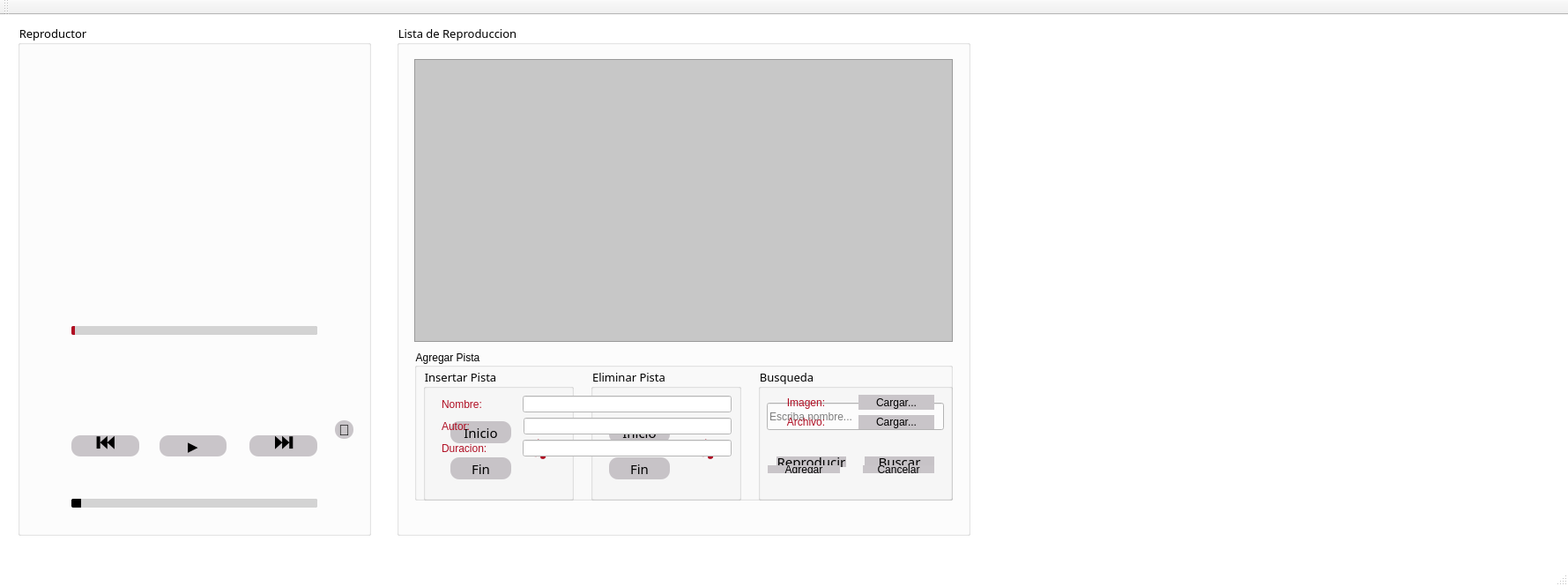
<?xml version="1.0" encoding="UTF-8"?>
<ui version="4.0">
 <class>Reproductor</class>
 <widget class="QMainWindow" name="Reproductor">
  <property name="geometry">
   <rect>
    <x>0</x>
    <y>0</y>
    <width>1779</width>
    <height>665</height>
   </rect>
  </property>
  <property name="font">
   <font>
    <pointsize>11</pointsize>
   </font>
  </property>
  <property name="windowTitle">
   <string>Reproductor</string>
  </property>
  <property name="styleSheet">
   <string notr="true">QListWidget{
	Background: #c7c7c7;
}

QListWidget::item:selected
{
    background: #858585;
}

QGroupBox {
	color: black;
}


QMainWindow {
	background-color: white;
	color: black;
}

QLabel {
	text-align: center;
}

QPushButton{
	
  
  	background: qlineargradient(#fff, #ccc), #c9c5c9;
  	border-radius: 10px;
  	border: 0 solid rgba(208,208,208,1.000);
 	width: 6px;
	height: 6px;
  	
}

QPushButton:hover:!pressed{
	background:#b9b9b9;

}

QLabel {
	color: #B00E23;
}

QSlider::groove:horizontal {
border: 1px solid #999999;
height: 8px;
border-radius: 2px;
}

QSlider::handle:horizontal {
width: 5px;
}

QSlider::add-page:qlineargradient {
background: lightgrey;
border-top-right-radius: 2px;
border-bottom-right-radius: 2px;
border-top-left-radius: 0px;
border-bottom-left-radius: 0px;
}

QSlider::sub-page:qlineargradient {
background: #B00E23;
border-top-right-radius: 0px;
border-bottom-right-radius: 0px;
border-top-left-radius: 2px;
border-bottom-left-radius: 2px;
}

QSlider::groove:horizontal {
border: 1px solid #999999;
height: 8px;
border-radius: 2px;
}

QSlider#sliderVolumen::handle:horizontal {
width: 18px;
}

QSlider#sliderVolumen::add-page:qlineargradient {
background: lightgrey;
border-top-right-radius: 2px;
border-bottom-right-radius: 2px;
border-top-left-radius: 0px;
border-bottom-left-radius: 0px;
}

QSlider#sliderVolumen::sub-page:qlineargradient {
background: black;
border-top-right-radius: 0px;
border-bottom-right-radius: 0px;
border-top-left-radius: 2px;
border-bottom-left-radius: 2px;
}

QLineEdit {
	background: white;
	color: black;
}

QPushButton#pushButtonCancel{
	
  
  	background: qlineargradient(#fff, #ccc), #c9c5c9;
  	border-radius: 10px;
  	border: 0 solid rgba(208,208,208,1.000);
 	width: 6px;
	height: 6px;
  	
}

QPushButton#pushButtonCancel:hover:!pressed{
	background: #B00E23;

}

</string>
  </property>
  <widget class="QWidget" name="centralWidget">
   <widget class="QGroupBox" name="groupBox">
    <property name="geometry">
     <rect>
      <x>20</x>
      <y>10</y>
      <width>401</width>
      <height>581</height>
     </rect>
    </property>
    <property name="font">
     <font>
      <family>Loma</family>
      <pointsize>10</pointsize>
     </font>
    </property>
    <property name="styleSheet">
     <string notr="true"/>
    </property>
    <property name="title">
     <string>Reproductor</string>
    </property>
    <widget class="QLabel" name="labelImagen">
     <property name="geometry">
      <rect>
       <x>80</x>
       <y>50</y>
       <width>251</width>
       <height>251</height>
      </rect>
     </property>
     <property name="text">
      <string/>
     </property>
    </widget>
    <widget class="QWidget" name="layoutWidget">
     <property name="geometry">
      <rect>
       <x>50</x>
       <y>330</y>
       <width>301</width>
       <height>233</height>
      </rect>
     </property>
     <layout class="QVBoxLayout" name="verticalLayout_2">
      <item>
       <layout class="QVBoxLayout" name="verticalLayout">
        <item>
         <widget class="QSlider" name="sliderRola">
          <property name="orientation">
           <enum>Qt::Horizontal</enum>
          </property>
         </widget>
        </item>
        <item>
         <spacer name="verticalSpacer">
          <property name="orientation">
           <enum>Qt::Vertical</enum>
          </property>
          <property name="sizeType">
           <enum>QSizePolicy::Fixed</enum>
          </property>
          <property name="sizeHint" stdset="0">
           <size>
            <width>20</width>
            <height>10</height>
           </size>
          </property>
         </spacer>
        </item>
        <item>
         <widget class="QLabel" name="labelNombre">
          <property name="font">
           <font>
            <family>Loma</family>
            <pointsize>14</pointsize>
            <weight>75</weight>
            <bold>true</bold>
           </font>
          </property>
          <property name="text">
           <string/>
          </property>
          <property name="alignment">
           <set>Qt::AlignCenter</set>
          </property>
         </widget>
        </item>
        <item>
         <spacer name="verticalSpacer_2">
          <property name="orientation">
           <enum>Qt::Vertical</enum>
          </property>
          <property name="sizeType">
           <enum>QSizePolicy::Fixed</enum>
          </property>
          <property name="sizeHint" stdset="0">
           <size>
            <width>20</width>
            <height>10</height>
           </size>
          </property>
         </spacer>
        </item>
        <item>
         <widget class="QLabel" name="labelArtista">
          <property name="font">
           <font>
            <family>Loma</family>
            <pointsize>12</pointsize>
            <weight>50</weight>
            <bold>false</bold>
           </font>
          </property>
          <property name="text">
           <string/>
          </property>
          <property name="alignment">
           <set>Qt::AlignCenter</set>
          </property>
         </widget>
        </item>
        <item>
         <spacer name="verticalSpacer_3">
          <property name="orientation">
           <enum>Qt::Vertical</enum>
          </property>
          <property name="sizeHint" stdset="0">
           <size>
            <width>20</width>
            <height>15</height>
           </size>
          </property>
         </spacer>
        </item>
       </layout>
      </item>
      <item>
       <spacer name="verticalSpacer_4">
        <property name="orientation">
         <enum>Qt::Vertical</enum>
        </property>
        <property name="sizeType">
         <enum>QSizePolicy::Fixed</enum>
        </property>
        <property name="sizeHint" stdset="0">
         <size>
          <width>20</width>
          <height>10</height>
         </size>
        </property>
       </spacer>
      </item>
      <item>
       <layout class="QHBoxLayout" name="horizontalLayout">
        <item>
         <widget class="QPushButton" name="botonAtras">
          <property name="sizePolicy">
           <sizepolicy hsizetype="Expanding" vsizetype="Expanding">
            <horstretch>0</horstretch>
            <verstretch>0</verstretch>
           </sizepolicy>
          </property>
          <property name="font">
           <font>
            <family>Loma</family>
            <pointsize>18</pointsize>
            <weight>75</weight>
            <bold>true</bold>
           </font>
          </property>
          <property name="text">
           <string>⏮</string>
          </property>
         </widget>
        </item>
        <item>
         <spacer name="horizontalSpacer">
          <property name="orientation">
           <enum>Qt::Horizontal</enum>
          </property>
          <property name="sizeType">
           <enum>QSizePolicy::Fixed</enum>
          </property>
          <property name="sizeHint" stdset="0">
           <size>
            <width>17</width>
            <height>20</height>
           </size>
          </property>
         </spacer>
        </item>
        <item>
         <widget class="QPushButton" name="pausaBoton">
          <property name="sizePolicy">
           <sizepolicy hsizetype="Expanding" vsizetype="Expanding">
            <horstretch>0</horstretch>
            <verstretch>0</verstretch>
           </sizepolicy>
          </property>
          <property name="font">
           <font>
            <family>Loma</family>
            <pointsize>11</pointsize>
            <weight>75</weight>
            <bold>true</bold>
           </font>
          </property>
          <property name="text">
           <string>▶</string>
          </property>
         </widget>
        </item>
        <item>
         <spacer name="horizontalSpacer_2">
          <property name="orientation">
           <enum>Qt::Horizontal</enum>
          </property>
          <property name="sizeType">
           <enum>QSizePolicy::Fixed</enum>
          </property>
          <property name="sizeHint" stdset="0">
           <size>
            <width>20</width>
            <height>20</height>
           </size>
          </property>
         </spacer>
        </item>
        <item>
         <widget class="QPushButton" name="botonAdelante">
          <property name="sizePolicy">
           <sizepolicy hsizetype="Expanding" vsizetype="Expanding">
            <horstretch>0</horstretch>
            <verstretch>0</verstretch>
           </sizepolicy>
          </property>
          <property name="font">
           <font>
            <family>Loma</family>
            <pointsize>18</pointsize>
            <weight>75</weight>
            <bold>true</bold>
           </font>
          </property>
          <property name="text">
           <string>⏭</string>
          </property>
         </widget>
        </item>
       </layout>
      </item>
      <item>
       <spacer name="verticalSpacer_5">
        <property name="orientation">
         <enum>Qt::Vertical</enum>
        </property>
        <property name="sizeHint" stdset="0">
         <size>
          <width>20</width>
          <height>40</height>
         </size>
        </property>
       </spacer>
      </item>
      <item>
       <widget class="QSlider" name="sliderVolumen">
        <property name="orientation">
         <enum>Qt::Horizontal</enum>
        </property>
       </widget>
      </item>
     </layout>
    </widget>
    <widget class="QPushButton" name="botonEnorden">
     <property name="geometry">
      <rect>
       <x>360</x>
       <y>450</y>
       <width>21</width>
       <height>21</height>
      </rect>
     </property>
     <property name="sizePolicy">
      <sizepolicy hsizetype="Expanding" vsizetype="Expanding">
       <horstretch>40</horstretch>
       <verstretch>40</verstretch>
      </sizepolicy>
     </property>
     <property name="font">
      <font>
       <pointsize>13</pointsize>
      </font>
     </property>
     <property name="text">
      <string>🔁</string>
     </property>
    </widget>
   </widget>
   <widget class="QGroupBox" name="groupBox_2">
    <property name="geometry">
     <rect>
      <x>450</x>
      <y>10</y>
      <width>651</width>
      <height>581</height>
     </rect>
    </property>
    <property name="font">
     <font>
      <family>Loma</family>
      <pointsize>10</pointsize>
     </font>
    </property>
    <property name="styleSheet">
     <string notr="true"/>
    </property>
    <property name="title">
     <string>Lista de Reproduccion</string>
    </property>
    <widget class="QListWidget" name="listaReproduccion">
     <property name="geometry">
      <rect>
       <x>20</x>
       <y>40</y>
       <width>611</width>
       <height>321</height>
      </rect>
     </property>
     <property name="font">
      <font>
       <family>Loma</family>
       <pointsize>12</pointsize>
       <weight>75</weight>
       <bold>true</bold>
      </font>
     </property>
    </widget>
    <widget class="QGroupBox" name="groupBoxInsert">
     <property name="geometry">
      <rect>
       <x>30</x>
       <y>390</y>
       <width>171</width>
       <height>151</height>
      </rect>
     </property>
     <property name="font">
      <font>
       <family>Loma</family>
       <pointsize>10</pointsize>
      </font>
     </property>
     <property name="styleSheet">
      <string notr="true"/>
     </property>
     <property name="title">
      <string>Insertar Pista</string>
     </property>
     <widget class="QLabel" name="label">
      <property name="geometry">
       <rect>
        <x>120</x>
        <y>70</y>
        <width>41</width>
        <height>41</height>
       </rect>
      </property>
      <property name="font">
       <font>
        <family>Loma</family>
        <pointsize>20</pointsize>
        <weight>75</weight>
        <bold>true</bold>
       </font>
      </property>
      <property name="text">
       <string>♫+</string>
      </property>
     </widget>
     <widget class="QWidget" name="layoutWidget">
      <property name="geometry">
       <rect>
        <x>20</x>
        <y>50</y>
        <width>91</width>
        <height>88</height>
       </rect>
      </property>
      <layout class="QVBoxLayout" name="verticalLayout_3">
       <item>
        <widget class="QPushButton" name="botonInsInicio">
         <property name="sizePolicy">
          <sizepolicy hsizetype="Minimum" vsizetype="Expanding">
           <horstretch>0</horstretch>
           <verstretch>0</verstretch>
          </sizepolicy>
         </property>
         <property name="font">
          <font>
           <family>Loma</family>
           <pointsize>11</pointsize>
           <weight>50</weight>
           <bold>false</bold>
          </font>
         </property>
         <property name="text">
          <string>Inicio</string>
         </property>
        </widget>
       </item>
       <item>
        <spacer name="verticalSpacer_6">
         <property name="orientation">
          <enum>Qt::Vertical</enum>
         </property>
         <property name="sizeType">
          <enum>QSizePolicy::Fixed</enum>
         </property>
         <property name="sizeHint" stdset="0">
          <size>
           <width>20</width>
           <height>10</height>
          </size>
         </property>
        </spacer>
       </item>
       <item>
        <widget class="QPushButton" name="botonInsFin">
         <property name="sizePolicy">
          <sizepolicy hsizetype="Minimum" vsizetype="Expanding">
           <horstretch>0</horstretch>
           <verstretch>0</verstretch>
          </sizepolicy>
         </property>
         <property name="font">
          <font>
           <family>Loma</family>
           <pointsize>11</pointsize>
          </font>
         </property>
         <property name="text">
          <string>Fin</string>
         </property>
        </widget>
       </item>
      </layout>
     </widget>
    </widget>
    <widget class="QGroupBox" name="groupBoxDelete">
     <property name="geometry">
      <rect>
       <x>220</x>
       <y>390</y>
       <width>171</width>
       <height>151</height>
      </rect>
     </property>
     <property name="font">
      <font>
       <family>Loma</family>
       <pointsize>10</pointsize>
      </font>
     </property>
     <property name="title">
      <string>Eliminar Pista</string>
     </property>
     <widget class="QWidget" name="layoutWidget">
      <property name="geometry">
       <rect>
        <x>10</x>
        <y>50</y>
        <width>91</width>
        <height>88</height>
       </rect>
      </property>
      <layout class="QVBoxLayout" name="verticalLayout_4">
       <item>
        <widget class="QPushButton" name="botonDelInicio">
         <property name="sizePolicy">
          <sizepolicy hsizetype="Minimum" vsizetype="Expanding">
           <horstretch>0</horstretch>
           <verstretch>0</verstretch>
          </sizepolicy>
         </property>
         <property name="font">
          <font>
           <family>Loma</family>
           <pointsize>11</pointsize>
           <weight>50</weight>
           <bold>false</bold>
          </font>
         </property>
         <property name="text">
          <string>Inicio</string>
         </property>
        </widget>
       </item>
       <item>
        <spacer name="verticalSpacer_7">
         <property name="orientation">
          <enum>Qt::Vertical</enum>
         </property>
         <property name="sizeType">
          <enum>QSizePolicy::Fixed</enum>
         </property>
         <property name="sizeHint" stdset="0">
          <size>
           <width>20</width>
           <height>10</height>
          </size>
         </property>
        </spacer>
       </item>
       <item>
        <widget class="QPushButton" name="BotonDelFin">
         <property name="sizePolicy">
          <sizepolicy hsizetype="Minimum" vsizetype="Expanding">
           <horstretch>0</horstretch>
           <verstretch>0</verstretch>
          </sizepolicy>
         </property>
         <property name="font">
          <font>
           <family>Loma</family>
           <pointsize>11</pointsize>
          </font>
         </property>
         <property name="text">
          <string>Fin</string>
         </property>
        </widget>
       </item>
      </layout>
     </widget>
     <widget class="QLabel" name="label_2">
      <property name="geometry">
       <rect>
        <x>120</x>
        <y>70</y>
        <width>41</width>
        <height>41</height>
       </rect>
      </property>
      <property name="font">
       <font>
        <family>Loma</family>
        <pointsize>20</pointsize>
        <weight>75</weight>
        <bold>true</bold>
       </font>
      </property>
      <property name="text">
       <string>♫-</string>
      </property>
     </widget>
    </widget>
    <widget class="QGroupBox" name="groupBoxSearch">
     <property name="geometry">
      <rect>
       <x>410</x>
       <y>390</y>
       <width>221</width>
       <height>151</height>
      </rect>
     </property>
     <property name="font">
      <font>
       <family>Loma</family>
       <pointsize>10</pointsize>
      </font>
     </property>
     <property name="title">
      <string>Busqueda</string>
     </property>
     <widget class="QWidget" name="layoutWidget">
      <property name="geometry">
       <rect>
        <x>10</x>
        <y>90</y>
        <width>201</width>
        <height>34</height>
       </rect>
      </property>
      <layout class="QHBoxLayout" name="horizontalLayout_2">
       <item>
        <widget class="QPushButton" name="botonReproducir">
         <property name="sizePolicy">
          <sizepolicy hsizetype="Minimum" vsizetype="Expanding">
           <horstretch>0</horstretch>
           <verstretch>0</verstretch>
          </sizepolicy>
         </property>
         <property name="font">
          <font>
           <family>Loma</family>
           <pointsize>11</pointsize>
           <weight>50</weight>
           <bold>false</bold>
          </font>
         </property>
         <property name="text">
          <string>Reproducir</string>
         </property>
        </widget>
       </item>
       <item>
        <spacer name="horizontalSpacer_3">
         <property name="orientation">
          <enum>Qt::Horizontal</enum>
         </property>
         <property name="sizeType">
          <enum>QSizePolicy::Fixed</enum>
         </property>
         <property name="sizeHint" stdset="0">
          <size>
           <width>15</width>
           <height>20</height>
          </size>
         </property>
        </spacer>
       </item>
       <item>
        <widget class="QPushButton" name="botonBuscar">
         <property name="sizePolicy">
          <sizepolicy hsizetype="Minimum" vsizetype="Expanding">
           <horstretch>0</horstretch>
           <verstretch>0</verstretch>
          </sizepolicy>
         </property>
         <property name="font">
          <font>
           <family>Loma</family>
           <pointsize>11</pointsize>
           <weight>50</weight>
           <bold>false</bold>
          </font>
         </property>
         <property name="text">
          <string>Buscar</string>
         </property>
        </widget>
       </item>
      </layout>
     </widget>
     <widget class="QLineEdit" name="busquedaNombre">
      <property name="geometry">
       <rect>
        <x>10</x>
        <y>40</y>
        <width>201</width>
        <height>31</height>
       </rect>
      </property>
      <property name="inputMask">
       <string/>
      </property>
      <property name="text">
       <string/>
      </property>
      <property name="placeholderText">
       <string>Escriba nombre...</string>
      </property>
     </widget>
    </widget>
    <widget class="QGroupBox" name="groupBoxAdd">
     <property name="geometry">
      <rect>
       <x>20</x>
       <y>370</y>
       <width>611</width>
       <height>171</height>
      </rect>
     </property>
     <property name="title">
      <string>Agregar Pista</string>
     </property>
     <widget class="QWidget" name="layoutWidget_3">
      <property name="geometry">
       <rect>
        <x>390</x>
        <y>40</y>
        <width>211</width>
        <height>61</height>
       </rect>
      </property>
      <layout class="QVBoxLayout" name="verticalLayout_6">
       <item>
        <layout class="QHBoxLayout" name="horizontalLayout_5">
         <item>
          <widget class="QLabel" name="label_5">
           <property name="text">
            <string>Imagen:</string>
           </property>
           <property name="alignment">
            <set>Qt::AlignCenter</set>
           </property>
          </widget>
         </item>
         <item>
          <spacer name="horizontalSpacer_6">
           <property name="orientation">
            <enum>Qt::Horizontal</enum>
           </property>
           <property name="sizeType">
            <enum>QSizePolicy::Fixed</enum>
           </property>
           <property name="sizeHint" stdset="0">
            <size>
             <width>10</width>
             <height>20</height>
            </size>
           </property>
          </spacer>
         </item>
         <item>
          <widget class="QPushButton" name="cargaImagen">
           <property name="sizePolicy">
            <sizepolicy hsizetype="Minimum" vsizetype="Expanding">
             <horstretch>0</horstretch>
             <verstretch>0</verstretch>
            </sizepolicy>
           </property>
           <property name="text">
            <string>Cargar...</string>
           </property>
          </widget>
         </item>
        </layout>
       </item>
       <item>
        <layout class="QHBoxLayout" name="horizontalLayout_6">
         <item>
          <widget class="QLabel" name="label_6">
           <property name="text">
            <string>Archivo:</string>
           </property>
           <property name="alignment">
            <set>Qt::AlignCenter</set>
           </property>
          </widget>
         </item>
         <item>
          <spacer name="horizontalSpacer_7">
           <property name="orientation">
            <enum>Qt::Horizontal</enum>
           </property>
           <property name="sizeType">
            <enum>QSizePolicy::Fixed</enum>
           </property>
           <property name="sizeHint" stdset="0">
            <size>
             <width>10</width>
             <height>20</height>
            </size>
           </property>
          </spacer>
         </item>
         <item>
          <widget class="QPushButton" name="cargaArchivo">
           <property name="sizePolicy">
            <sizepolicy hsizetype="Minimum" vsizetype="Expanding">
             <horstretch>0</horstretch>
             <verstretch>0</verstretch>
            </sizepolicy>
           </property>
           <property name="text">
            <string>Cargar...</string>
           </property>
          </widget>
         </item>
        </layout>
       </item>
      </layout>
     </widget>
     <widget class="QWidget" name="">
      <property name="geometry">
       <rect>
        <x>390</x>
        <y>120</y>
        <width>211</width>
        <height>31</height>
       </rect>
      </property>
      <layout class="QHBoxLayout" name="horizontalLayout_7">
       <item>
        <widget class="QPushButton" name="addSong">
         <property name="sizePolicy">
          <sizepolicy hsizetype="Minimum" vsizetype="Expanding">
           <horstretch>0</horstretch>
           <verstretch>0</verstretch>
          </sizepolicy>
         </property>
         <property name="text">
          <string>Agregar</string>
         </property>
        </widget>
       </item>
       <item>
        <spacer name="horizontalSpacer_8">
         <property name="orientation">
          <enum>Qt::Horizontal</enum>
         </property>
         <property name="sizeType">
          <enum>QSizePolicy::Fixed</enum>
         </property>
         <property name="sizeHint" stdset="0">
          <size>
           <width>20</width>
           <height>20</height>
          </size>
         </property>
        </spacer>
       </item>
       <item>
        <widget class="QPushButton" name="addCancel">
         <property name="sizePolicy">
          <sizepolicy hsizetype="Minimum" vsizetype="Expanding">
           <horstretch>0</horstretch>
           <verstretch>0</verstretch>
          </sizepolicy>
         </property>
         <property name="text">
          <string>Cancelar</string>
         </property>
        </widget>
       </item>
      </layout>
     </widget>
     <widget class="QWidget" name="">
      <property name="geometry">
       <rect>
        <x>20</x>
        <y>41</y>
        <width>351</width>
        <height>91</height>
       </rect>
      </property>
      <layout class="QVBoxLayout" name="verticalLayout_5">
       <item>
        <layout class="QHBoxLayout" name="horizontalLayout_3">
         <item>
          <widget class="QLabel" name="label_3">
           <property name="text">
            <string>Nombre:</string>
           </property>
          </widget>
         </item>
         <item>
          <spacer name="horizontalSpacer_4">
           <property name="orientation">
            <enum>Qt::Horizontal</enum>
           </property>
           <property name="sizeType">
            <enum>QSizePolicy::Fixed</enum>
           </property>
           <property name="sizeHint" stdset="0">
            <size>
             <width>40</width>
             <height>20</height>
            </size>
           </property>
          </spacer>
         </item>
         <item>
          <widget class="QLineEdit" name="addNombre"/>
         </item>
        </layout>
       </item>
       <item>
        <layout class="QHBoxLayout" name="horizontalLayout_4">
         <item>
          <widget class="QLabel" name="label_4">
           <property name="text">
            <string>Autor:</string>
           </property>
          </widget>
         </item>
         <item>
          <spacer name="horizontalSpacer_5">
           <property name="orientation">
            <enum>Qt::Horizontal</enum>
           </property>
           <property name="sizeType">
            <enum>QSizePolicy::Fixed</enum>
           </property>
           <property name="sizeHint" stdset="0">
            <size>
             <width>55</width>
             <height>20</height>
            </size>
           </property>
          </spacer>
         </item>
         <item>
          <widget class="QLineEdit" name="addArtista"/>
         </item>
        </layout>
       </item>
       <item>
        <layout class="QHBoxLayout" name="horizontalLayout_8">
         <item>
          <widget class="QLabel" name="label_7">
           <property name="text">
            <string>Duracion:</string>
           </property>
          </widget>
         </item>
         <item>
          <spacer name="horizontalSpacer_9">
           <property name="orientation">
            <enum>Qt::Horizontal</enum>
           </property>
           <property name="sizeType">
            <enum>QSizePolicy::Fixed</enum>
           </property>
           <property name="sizeHint" stdset="0">
            <size>
             <width>34</width>
             <height>20</height>
            </size>
           </property>
          </spacer>
         </item>
         <item>
          <widget class="QLineEdit" name="addDuracion">
           <property name="text">
            <string/>
           </property>
          </widget>
         </item>
        </layout>
       </item>
      </layout>
     </widget>
    </widget>
    <widget class="QWidget" name="">
     <property name="geometry">
      <rect>
       <x>380</x>
       <y>550</y>
       <width>251</width>
       <height>22</height>
      </rect>
     </property>
     <layout class="QHBoxLayout" name="horizontalLayout_9">
      <item>
       <widget class="QPushButton" name="botonReproducir_3">
        <property name="sizePolicy">
         <sizepolicy hsizetype="Expanding" vsizetype="Expanding">
          <horstretch>0</horstretch>
          <verstretch>0</verstretch>
         </sizepolicy>
        </property>
        <property name="font">
         <font>
          <family>Loma</family>
          <pointsize>11</pointsize>
          <weight>50</weight>
          <bold>false</bold>
         </font>
        </property>
        <property name="styleSheet">
         <string notr="true"/>
        </property>
        <property name="text">
         <string>Mostrar Lista</string>
        </property>
       </widget>
      </item>
      <item>
       <spacer name="horizontalSpacer_10">
        <property name="orientation">
         <enum>Qt::Horizontal</enum>
        </property>
        <property name="sizeType">
         <enum>QSizePolicy::Fixed</enum>
        </property>
        <property name="sizeHint" stdset="0">
         <size>
          <width>20</width>
          <height>20</height>
         </size>
        </property>
       </spacer>
      </item>
      <item>
       <widget class="QPushButton" name="botonReproducir_2">
        <property name="sizePolicy">
         <sizepolicy hsizetype="Expanding" vsizetype="Expanding">
          <horstretch>0</horstretch>
          <verstretch>0</verstretch>
         </sizepolicy>
        </property>
        <property name="font">
         <font>
          <family>Loma</family>
          <pointsize>11</pointsize>
          <weight>50</weight>
          <bold>false</bold>
         </font>
        </property>
        <property name="styleSheet">
         <string notr="true">background: #B00E23;</string>
        </property>
        <property name="text">
         <string>Salir</string>
        </property>
       </widget>
      </item>
     </layout>
    </widget>
   </widget>
  </widget>
  <widget class="QMenuBar" name="menuBar">
   <property name="geometry">
    <rect>
     <x>0</x>
     <y>0</y>
     <width>1779</width>
     <height>19</height>
    </rect>
   </property>
  </widget>
  <widget class="QToolBar" name="mainToolBar">
   <attribute name="toolBarArea">
    <enum>TopToolBarArea</enum>
   </attribute>
   <attribute name="toolBarBreak">
    <bool>false</bool>
   </attribute>
  </widget>
  <widget class="QStatusBar" name="statusBar"/>
 </widget>
 <layoutdefault spacing="6" margin="11"/>
 <resources/>
 <connections/>
</ui>
